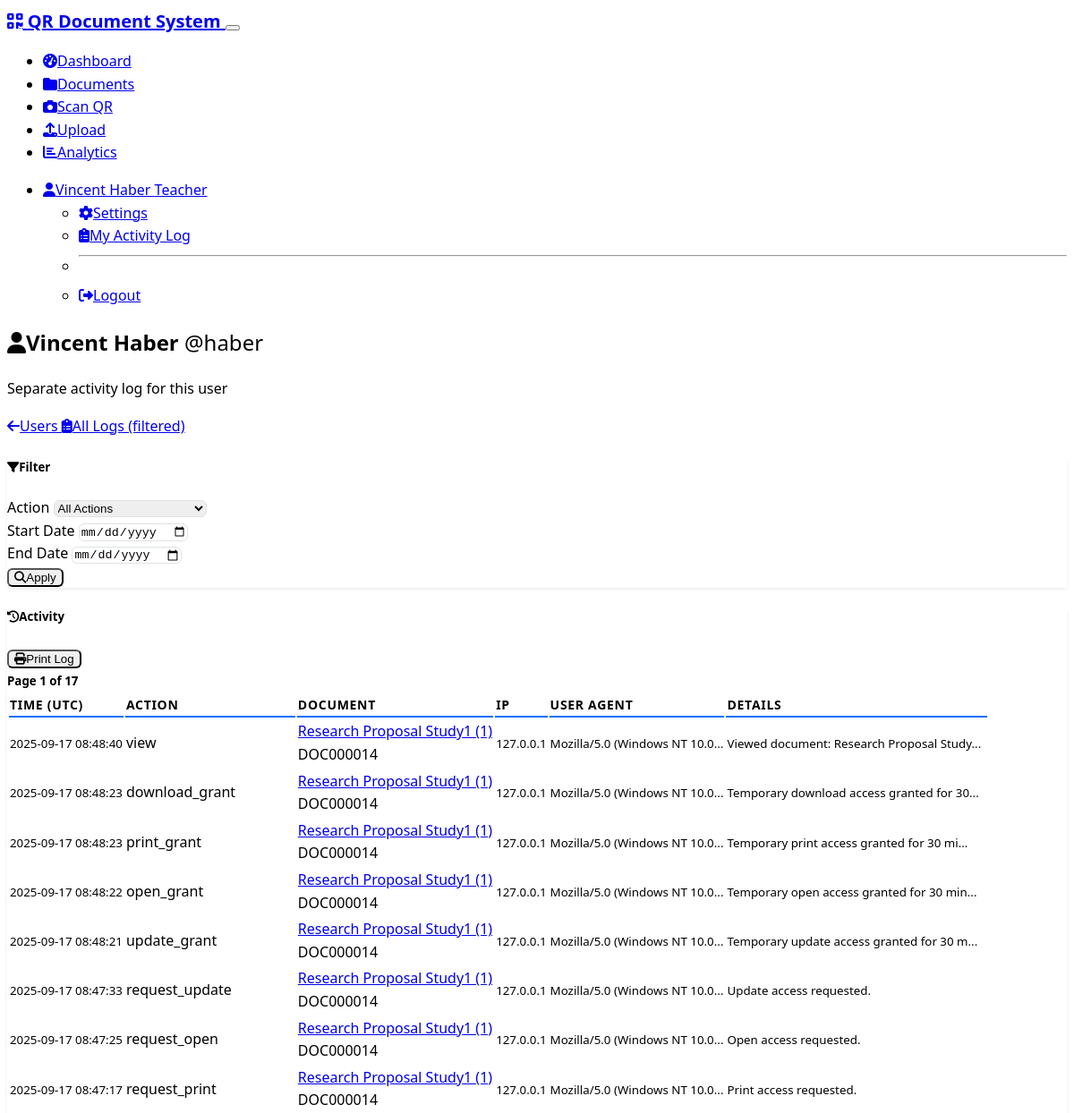
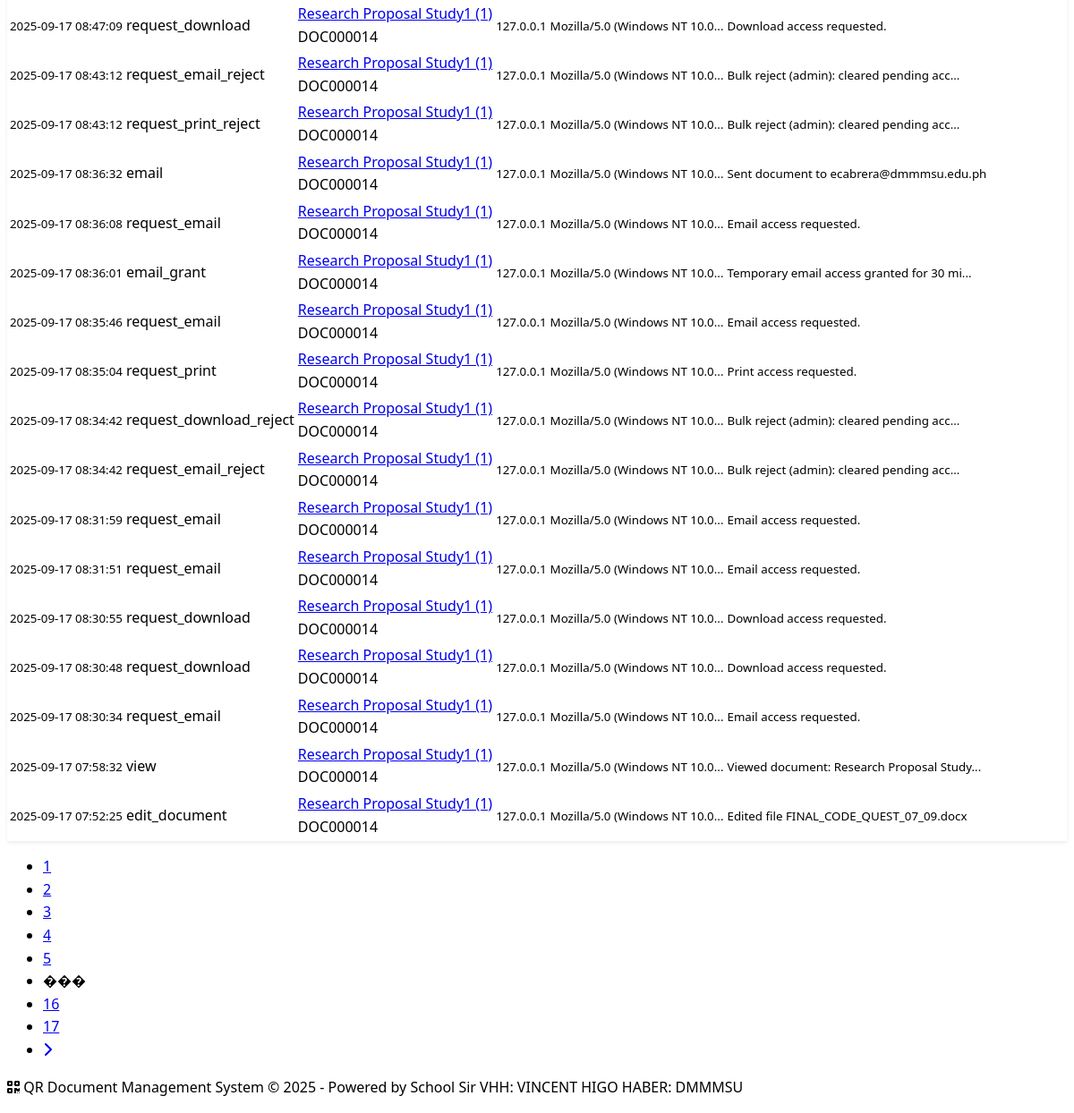
The app's page /me/activity (signed in) with its own data (2 pictures, top to bottom).
### models.py (models this page shows, shortened)
class User(UserMixin, db.Model):
    id = db.Column(db.Integer, primary_key=True)
    username = db.Column(db.String(64), unique=True, nullable=False, index=True)
    email = db.Column(db.String(120), unique=True, nullable=False, index=True)
    password_hash = db.Column(db.String(256), nullable=False)
    first_name = db.Column(db.String(50), nullable=False)
    last_name = db.Column(db.String(50), nullable=False)
    student_id = db.Column(db.String(20), unique=True, nullable=True)
    role_id = db.Column(db.Integer, db.ForeignKey('role.id'), nullable=False)
    is_active = db.Column(db.Boolean, default=True)
    last_login = db.Column(db.DateTime)
    created_at = db.Column(db.DateTime, default=datetime.utcnow)
    uploaded_documents = db.relationship('Document', foreign_keys='Document.uploaded_by_id', backref='uploader', lazy='dynamic')
    owned_documents = db.relationship('Document', foreign_keys='Document.owner_id', backref='owner', lazy='dynamic')
    access_logs = db.relationship('AccessLog', backref='user', lazy='dynamic')
    def get_full_name(self):
        return f"{self.first_name} {self.last_name}"
    def has_role(self, role_name):
        return self.role and self.role.name == role_name
    def can_access_admin(self):
        return self.has_role('Admin')
    def can_upload_documents(self):
        return self.has_role('Admin') or self.has_role('Teacher') or self.has_role('Registrar')

class Role(db.Model):
    id = db.Column(db.Integer, primary_key=True)
    name = db.Column(db.String(50), unique=True, nullable=False)
    users = db.relationship('User', backref='role', lazy='dynamic')

class AccessLog(db.Model):
    id = db.Column(db.Integer, primary_key=True)
    user_id = db.Column(db.Integer, db.ForeignKey('user.id'), nullable=False)
    document_id = db.Column(db.Integer, db.ForeignKey('document.id'), nullable=True)
    action = db.Column(db.String(50), nullable=False)  # view, download, upload, delete, etc.
    ip_address = db.Column(db.String(45))
    user_agent = db.Column(db.Text)
    timestamp = db.Column(db.DateTime, default=datetime.utcnow, index=True)
    details = db.Column(db.Text)  # Additional details about the action

class Document(db.Model):
    id = db.Column(db.Integer, primary_key=True)
    title = db.Column(db.String(200), nullable=False)
    filename = db.Column(db.String(200), nullable=False)
    file_path = db.Column(db.String(500), nullable=False)
    file_size = db.Column(db.Integer)
    file_type = db.Column(db.String(50))
    qr_code_path = db.Column(db.String(500))
    qr_code_data = db.Column(db.Text)  # Stores the QR code content
    document_number = db.Column(db.String(50), unique=True, nullable=True)
    document_type_id = db.Column(db.Integer, db.ForeignKey('document_type.id'), nullable=False)
    uploaded_by_id = db.Column(db.Integer, db.ForeignKey('user.id'), nullable=False)
    owner_id = db.Column(db.Integer, db.ForeignKey('user.id'), nullable=False)
    created_at = db.Column(db.DateTime, default=datetime.utcnow)
    updated_at = db.Column(db.DateTime, default=datetime.utcnow, onupdate=datetime.utcnow)
    is_active = db.Column(db.Boolean, default=True)
    access_count = db.Column(db.Integer, default=0)
    access_logs = db.relationship('AccessLog', backref='document', lazy='dynamic')
    owner_details = db.relationship('OwnerDocumentDetails', backref='document', uselist=False, cascade='all, delete-orphan')

### routes.py (the view)
@app.route('/me/activity')
@login_required
def self_activity():
    user = current_user
    page = request.args.get('page', 1, type=int)
    per_page = request.args.get('per_page', 25, type=int)
    action = request.args.get('action', '', type=str)
    start = request.args.get('start', '', type=str)
    end = request.args.get('end', '', type=str)
    def _parse_date(s):
        try:
            return datetime.strptime(s, '%Y-%m-%d') if s else None
        except Exception:
            return None
    start_dt = _parse_date(start)
    end_dt = _parse_date(end)
    if end_dt:
        end_dt = end_dt + timedelta(days=1)
    query = AccessLog.query.filter(AccessLog.user_id == user.id)
    if action:
        query = query.filter(AccessLog.action == action)
    if start_dt:
        query = query.filter(AccessLog.timestamp >= start_dt)
    if end_dt:
        query = query.filter(AccessLog.timestamp < end_dt)
    logs = query.order_by(desc(AccessLog.timestamp)).paginate(page=page, per_page=per_page, error_out=False)
    actions_raw = db.session.query(AccessLog.action).filter(AccessLog.user_id == user.id).distinct().all()
    actions = [a[0] for a in actions_raw if a and a[0]]
    return render_template('user_activity.html',
                           target_user=user,
                           logs=logs,
                           actions=actions,
                           selected_action=action,
                           start=start,
                           end=end)

### templates/user_activity.html (shortened to what this page needs)
{% extends "base.html" %}
{% block content %}
<div class="container mt-4">
  <div class="row mb-3">
    <div class="col-12 d-flex justify-content-between align-items-center">
      <div>
        <h2>
          <i class="fas fa-user me-2"></i>{{ target_user.get_full_name() }}
          <span class="badge bg-secondary ms-2">@{{ target_user.username }}</span>
        </h2>
        <p class="text-muted mb-0">Separate activity log for this user</p>
      </div>
      <div class="btn-group">
        <a href="{{ url_for('admin_users') }}" class="btn btn-outline-secondary">
          <i class="fas fa-arrow-left me-1"></i>Users
        </a>
        <a href="{{ url_for('admin_activity_logs', user_id=target_user.id) }}" class="btn btn-outline-dark">
          <i class="fas fa-clipboard-list me-1"></i>All Logs (filtered)
        </a>
      </div>
    </div>
  </div>
  <div class="row mb-4">
    <div class="col-12">
      <div class="card">
        <div class="card-header">
          <h5 class="mb-0"><i class="fas fa-filter me-2"></i>Filter</h5>
        </div>
        <div class="card-body">
          <form method="GET" class="row g-3 align-items-end">
            <div class="col-md-3">
              <label class="form-label">Action</label>
              <select name="action" class="form-select">
                <option value="">All Actions</option>
              </select>
            </div>
            <div class="col-md-3">
              <label class="form-label">Start Date</label>
              <input type="date" name="start" value="{{ start }}" class="form-control">
            </div>
            <div class="col-md-3">
              <label class="form-label">End Date</label>
              <input type="date" name="end" value="{{ end }}" class="form-control">
            </div>
            <div class="col-md-3">
              <button type="submit" class="btn btn-primary w-100"><i class="fas fa-search me-1"></i>Apply</button>
            </div>
          </form>
        </div>
      </div>
    </div>
  </div>
  <div class="row">
    <div class="col-12">
      <div class="card">
        <div class="card-header d-flex justify-content-between align-items-center">
          <div class="d-flex align-items-center">
            <h5 class="mb-0 me-2"><i class="fas fa-history me-2"></i>Activity</h5>
            <button class="btn btn-sm btn-outline-primary" onclick="window.print()"><i class="fas fa-print me-1"></i>Print Log</button>
          </div>
          {% if logs.pages > 1 %}
          <small class="text-muted">Page {{ logs.page }} of {{ logs.pages }}</small>
          {% endif %}
        </div>
        <div class="card-body p-0">
          {% if logs.items %}
          <div class="table-responsive">
            <table class="table table-hover mb-0">
              <thead class="table-dark">
                <tr>
                  <th>Time (UTC)</th>
                  <th>Action</th>
                  <th>Document</th>
                  <th>IP</th>
                  <th>User Agent</th>
                  <th>Details</th>
                </tr>
              </thead>
              <tbody>
                {% for log in logs.items %}
                <tr>
                  <td><small>{{ log.timestamp.strftime('%Y-%m-%d %H:%M:%S') }}</small></td>
                  <td>
                    <span class="badge bg-{{ 'success' if log.action == 'upload' else 'info' if log.action in ['view','email','qr_scan','review'] else 'warning' if log.action in ['download','download_qr'] else 'danger' if 'failed' in log.action else 'secondary' }}">{{ log.action }}</span>
                  </td>
                  <td>
                    {% if log.document %}
                      <a href="{{ url_for('document_detail', doc_id=log.document.id) }}" class="text-decoration-none">
                        {{ log.document.title[:28] }}{% if log.document.title|length > 28 %}...{% endif %}
                      </a>
                      <div class="small text-muted">{{ log.document.document_number or ('#' ~ log.document.id) }}</div>
                    {% else %}
                      <span class="text-muted">N/A</span>
                    {% endif %}
                  </td>
                  <td><small class="text-muted">{{ log.ip_address or '-' }}</small></td>
                  <td><small class="text-muted" title="{{ log.user_agent or '' }}">{{ (log.user_agent or '')[:28] }}{% if (log.user_agent or '')|length > 28 %}...{% endif %}</small></td>
                  <td><small class="text-muted" title="{{ log.details or '' }}">{{ (log.details or '')[:40] }}{% if (log.details or '')|length > 40 %}...{% endif %}</small></td>
                </tr>
                {% endfor %}
              </tbody>
            </table>
          </div>
          {% else %}
          <div class="text-center py-5">
            <i class="fas fa-inbox fa-3x text-muted mb-3"></i>
            <h5>No activity found</h5>
            <p class="text-muted">There are no logs for the selected filters.</p>
          </div>
          {% endif %}
        </div>
      </div>
    </div>
  </div>
  {% if logs.pages > 1 %}
  <div class="row mt-3">
    <div class="col-12">
      <nav aria-label="Pagination">
        <ul class="pagination justify-content-center">
          {% set q = request.args.to_dict(flat=True) %}
          {% for page_num in logs.iter_pages() %}
            {% if page_num %}
              {% set q_p = q.copy() %}
              {% set _ = q_p.update({'page': page_num}) %}
              <li class="page-item {% if page_num == logs.page %}active{% endif %}">
                <a class="page-link" href="{{ url_for('admin_user_activity', user_id=target_user.id, **q_p) }}">{{ page_num }}</a>
              </li>
            {% else %}
              <li class="page-item disabled"><span class="page-link">���</span></li>
            {% endif %}
          {% endfor %}
          {% if logs.has_next %}
          <li class="page-item">
            {% set q_next = q.copy() %}
            {% set _ = q_next.update({'page': logs.next_num}) %}
            <a class="page-link" href="{{ url_for('admin_user_activity', user_id=target_user.id, **q_next) }}"><i class="fas fa-chevron-right"></i></a>
          </li>
          {% endif %}
        </ul>
      </nav>
    </div>
  </div>
  {% endif %}
</div>
{% endblock %}

### templates/base.html (shortened to what this page needs)
<!DOCTYPE html>
<html lang="en" data-bs-theme="dark">
<head>
    <link href="https://cdn.replit.com/agent/bootstrap-agent-dark-theme.min.css" rel="stylesheet">
    <link rel="stylesheet" href="https://cdnjs.cloudflare.com/ajax/libs/font-awesome/6.4.0/css/all.min.css">
    <link rel="stylesheet" href="{{ url_for('static', filename='css/custom.css') }}">
</head>
<body>
    {% if current_user.is_authenticated %}
    <nav class="navbar navbar-expand-lg navbar-dark bg-dark">
        <div class="container">
            <a class="navbar-brand" href="{{ url_for('dashboard') }}">
                <i class="fas fa-qrcode me-2"></i>
                QR Document System
            </a>
            <button class="navbar-toggler" type="button" data-bs-toggle="collapse" data-bs-target="#navbarNav" aria-controls="navbarNav" aria-expanded="false" aria-label="Toggle navigation" title="Toggle navigation">
            </button>
            <div class="collapse navbar-collapse" id="navbarNav">
                <ul class="navbar-nav me-auto">
                    <li class="nav-item">
                        <a class="nav-link" href="{{ url_for('dashboard') }}">
                            <i class="fas fa-tachometer-alt me-1"></i>Dashboard
                        </a>
                    </li>
                    <li class="nav-item">
                        <a class="nav-link" href="{{ url_for('documents') }}">
                            <i class="fas fa-folder me-1"></i>Documents
                        </a>
                    </li>
                    <li class="nav-item">
                        <a class="nav-link" href="{{ url_for('scan_qr') }}">
                            <i class="fas fa-camera me-1"></i>Scan QR
                        </a>
                    </li>
                    {% if current_user.can_upload_documents() %}
                    <li class="nav-item">
                        <a class="nav-link" href="{{ url_for('upload_document') }}">
                            <i class="fas fa-upload me-1"></i>Upload
                        </a>
                    </li>
                    {% endif %}
                    {% if current_user.has_role('Admin') or current_user.has_role('Teacher') or current_user.has_role('Registrar') %}
                    <li class="nav-item">
                        <a class="nav-link" href="{{ url_for('analytics') }}">
                            <i class="fas fa-chart-bar me-1"></i>Analytics
                        </a>
                    </li>
                    {% endif %}
                </ul>
                <ul class="navbar-nav">
                    <li class="nav-item dropdown">
                        <a class="nav-link dropdown-toggle" href="#" role="button" data-bs-toggle="dropdown">
                            <i class="fas fa-user me-1"></i>{{ current_user.get_full_name() }}
                            <span class="badge bg-secondary ms-1">{{ current_user.role.name }}</span>
                        </a>
                        <ul class="dropdown-menu dropdown-menu-end">
                            <li><a class="dropdown-item" href="{{ url_for('settings') }}">
                                <i class="fas fa-cog me-1"></i>Settings
                            </a></li>
                            <li><a class="dropdown-item" href="{{ url_for('self_activity') }}">
                                <i class="fas fa-clipboard-list me-1"></i>My Activity Log
                            </a></li>
                            <li><hr class="dropdown-divider"></li>
                            <li><a class="dropdown-item" href="{{ url_for('logout') }}">
                                <i class="fas fa-sign-out-alt me-1"></i>Logout
                            </a></li>
                        </ul>
                    </li>
                </ul>
            </div>
        </div>
    </nav>
    {% endif %}
    <main>
        {% if error_message %}
            <div class="container mt-5">
                <div class="row justify-content-center">
                    <div class="col-md-6">
                        <div class="card">
                            <div class="card-body text-center">
                                <i class="fas fa-exclamation-triangle fa-3x text-warning mb-3"></i>
                                <h3>Error</h3>
                                <p class="text-muted">{{ error_message }}</p>
                                <a href="{{ url_for('dashboard') if current_user.is_authenticated else url_for('login') }}" class="btn btn-primary">
                                    <i class="fas fa-home me-1"></i>Go Home
                                </a>
                            </div>
                        </div>
                    </div>
                </div>
            </div>
        {% else %}
            {% block content %}{% endblock %}
        {% endif %}
    </main>
    <footer class="bg-dark text-center py-3 mt-5">
        <div class="container">
            <p class="mb-0 text-muted">
                <i class="fas fa-qrcode me-1"></i>
                QR Document Management System &copy; 2025 - Powered by School Sir VHH: VINCENT HIGO HABER: DMMMSU
            </p>
        </div>
    </footer>
</body>
</html>

### records on screen
User: get_full_name "Vincent Haber", username "haber"
Role: role.name "Teacher"
AccessLog: timestamp "2025-09-17 08:48:40", action "view", document "Research Proposal Study1 (1)", document "DOC000014", ip_address "127.0.0.1", user_agent "Mozilla/5.0 (Windows NT 10.0", details "Viewed document: Research Proposal Study"
AccessLog: timestamp "2025-09-17 08:48:23", action "download_grant", document "Research Proposal Study1 (1)", document "DOC000014", ip_address "127.0.0.1", user_agent "Mozilla/5.0 (Windows NT 10.0", details "Temporary download access granted for 30"
AccessLog: timestamp "2025-09-17 08:48:23", action "print_grant", document "Research Proposal Study1 (1)", document "DOC000014", ip_address "127.0.0.1", user_agent "Mozilla/5.0 (Windows NT 10.0", details "Temporary print access granted for 30 mi"
AccessLog: timestamp "2025-09-17 08:48:22", action "open_grant", document "Research Proposal Study1 (1)", document "DOC000014", ip_address "127.0.0.1", user_agent "Mozilla/5.0 (Windows NT 10.0", details "Temporary open access granted for 30 min"
AccessLog: timestamp "2025-09-17 08:48:21", action "update_grant", document "Research Proposal Study1 (1)", document "DOC000014", ip_address "127.0.0.1", user_agent "Mozilla/5.0 (Windows NT 10.0", details "Temporary update access granted for 30 m"
AccessLog: timestamp "2025-09-17 08:47:33", action "request_update", document "Research Proposal Study1 (1)", document "DOC000014", ip_address "127.0.0.1", user_agent "Mozilla/5.0 (Windows NT 10.0", details "Update access requested."
AccessLog: timestamp "2025-09-17 08:47:25", action "request_open", document "Research Proposal Study1 (1)", document "DOC000014", ip_address "127.0.0.1", user_agent "Mozilla/5.0 (Windows NT 10.0", details "Open access requested."
AccessLog: timestamp "2025-09-17 08:47:17", action "request_print", document "Research Proposal Study1 (1)", document "DOC000014", ip_address "127.0.0.1", user_agent "Mozilla/5.0 (Windows NT 10.0", details "Print access requested."
AccessLog: timestamp "2025-09-17 08:47:09", action "request_download", document "Research Proposal Study1 (1)", document "DOC000014", ip_address "127.0.0.1", user_agent "Mozilla/5.0 (Windows NT 10.0", details "Download access requested."
AccessLog: timestamp "2025-09-17 08:43:12", action "request_email_reject", document "Research Proposal Study1 (1)", document "DOC000014", ip_address "127.0.0.1", user_agent "Mozilla/5.0 (Windows NT 10.0", details "Bulk reject (admin): cleared pending acc"
AccessLog: timestamp "2025-09-17 08:43:12", action "request_print_reject", document "Research Proposal Study1 (1)", document "DOC000014", ip_address "127.0.0.1", user_agent "Mozilla/5.0 (Windows NT 10.0", details "Bulk reject (admin): cleared pending acc"
AccessLog: timestamp "2025-09-17 08:36:32", action "email", document "Research Proposal Study1 (1)", document "DOC000014", ip_address "127.0.0.1", user_agent "Mozilla/5.0 (Windows NT 10.0", details "Sent document to ecabrera@dmmmsu.edu.ph"
AccessLog: timestamp "2025-09-17 08:36:08", action "request_email", document "Research Proposal Study1 (1)", document "DOC000014", ip_address "127.0.0.1", user_agent "Mozilla/5.0 (Windows NT 10.0", details "Email access requested."
AccessLog: timestamp "2025-09-17 08:36:01", action "email_grant", document "Research Proposal Study1 (1)", document "DOC000014", ip_address "127.0.0.1", user_agent "Mozilla/5.0 (Windows NT 10.0", details "Temporary email access granted for 30 mi"
AccessLog: timestamp "2025-09-17 08:35:46", action "request_email", document "Research Proposal Study1 (1)", document "DOC000014", ip_address "127.0.0.1", user_agent "Mozilla/5.0 (Windows NT 10.0", details "Email access requested."
AccessLog: timestamp "2025-09-17 08:35:04", action "request_print", document "Research Proposal Study1 (1)", document "DOC000014", ip_address "127.0.0.1", user_agent "Mozilla/5.0 (Windows NT 10.0", details "Print access requested."
AccessLog: timestamp "2025-09-17 08:34:42", action "request_download_reject", document "Research Proposal Study1 (1)", document "DOC000014", ip_address "127.0.0.1", user_agent "Mozilla/5.0 (Windows NT 10.0", details "Bulk reject (admin): cleared pending acc"
AccessLog: timestamp "2025-09-17 08:34:42", action "request_email_reject", document "Research Proposal Study1 (1)", document "DOC000014", ip_address "127.0.0.1", user_agent "Mozilla/5.0 (Windows NT 10.0", details "Bulk reject (admin): cleared pending acc"
AccessLog: timestamp "2025-09-17 08:31:59", action "request_email", document "Research Proposal Study1 (1)", document "DOC000014", ip_address "127.0.0.1", user_agent "Mozilla/5.0 (Windows NT 10.0", details "Email access requested."
AccessLog: timestamp "2025-09-17 08:31:51", action "request_email", document "Research Proposal Study1 (1)", document "DOC000014", ip_address "127.0.0.1", user_agent "Mozilla/5.0 (Windows NT 10.0", details "Email access requested."
AccessLog: timestamp "2025-09-17 08:30:55", action "request_download", document "Research Proposal Study1 (1)", document "DOC000014", ip_address "127.0.0.1", user_agent "Mozilla/5.0 (Windows NT 10.0", details "Download access requested."
AccessLog: timestamp "2025-09-17 08:30:48", action "request_download", document "Research Proposal Study1 (1)", document "DOC000014", ip_address "127.0.0.1", user_agent "Mozilla/5.0 (Windows NT 10.0", details "Download access requested."
AccessLog: timestamp "2025-09-17 08:30:34", action "request_email", document "Research Proposal Study1 (1)", document "DOC000014", ip_address "127.0.0.1", user_agent "Mozilla/5.0 (Windows NT 10.0", details "Email access requested."
AccessLog: timestamp "2025-09-17 07:58:32", action "view", document "Research Proposal Study1 (1)", document "DOC000014", ip_address "127.0.0.1", user_agent "Mozilla/5.0 (Windows NT 10.0", details "Viewed document: Research Proposal Study"
AccessLog: timestamp "2025-09-17 07:52:25", action "edit_document", document "Research Proposal Study1 (1)", document "DOC000014", ip_address "127.0.0.1", user_agent "Mozilla/5.0 (Windows NT 10.0", details "Edited file FINAL_CODE_QUEST_07_09.docx"

### other values on screen
{{ logs.page }} "1"
{{ logs.pages }} "17"
{{ page_num }} "1" "2" "3" "4" "5" "16" "17"
